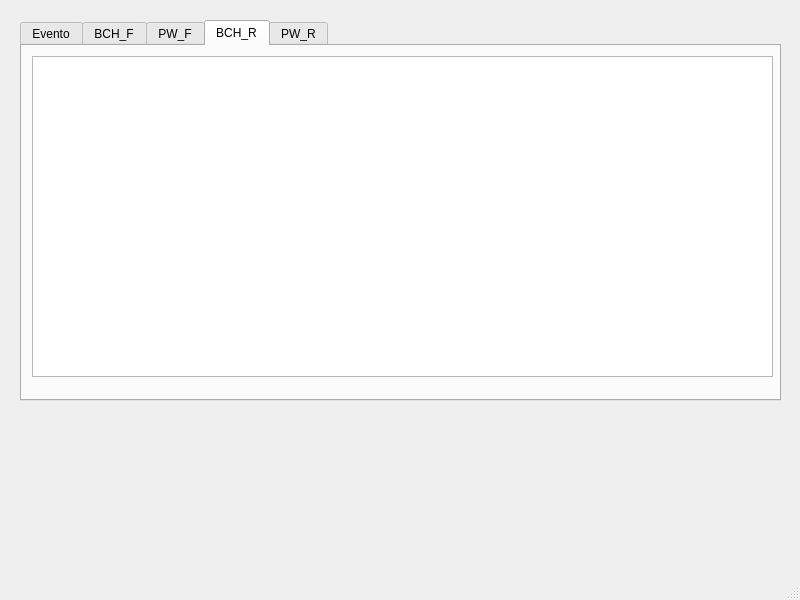
<?xml version="1.0" encoding="UTF-8"?>
<ui version="4.0">
 <class>MainWindow</class>
 <widget class="QMainWindow" name="MainWindow">
  <property name="geometry">
   <rect>
    <x>0</x>
    <y>0</y>
    <width>800</width>
    <height>600</height>
   </rect>
  </property>
  <property name="windowTitle">
   <string>MainWindow</string>
  </property>
  <widget class="QWidget" name="centralwidget">
   <widget class="QTabWidget" name="tabWidget">
    <property name="geometry">
     <rect>
      <x>20</x>
      <y>20</y>
      <width>761</width>
      <height>381</height>
     </rect>
    </property>
    <property name="currentIndex">
     <number>3</number>
    </property>
    <widget class="QWidget" name="tab">
     <attribute name="title">
      <string>Evento</string>
     </attribute>
     <widget class="QTableView" name="tableViewEventos">
      <property name="geometry">
       <rect>
        <x>15</x>
        <y>10</y>
        <width>731</width>
        <height>321</height>
       </rect>
      </property>
     </widget>
    </widget>
    <widget class="QWidget" name="tab_3">
     <attribute name="title">
      <string>BCH_F</string>
     </attribute>
     <widget class="QTableView" name="tableViewFallasBCH">
      <property name="geometry">
       <rect>
        <x>15</x>
        <y>11</y>
        <width>731</width>
        <height>321</height>
       </rect>
      </property>
     </widget>
    </widget>
    <widget class="QWidget" name="tab_4">
     <attribute name="title">
      <string>PW_F</string>
     </attribute>
     <widget class="QTableView" name="tableViewFallasPW">
      <property name="geometry">
       <rect>
        <x>15</x>
        <y>11</y>
        <width>731</width>
        <height>321</height>
       </rect>
      </property>
     </widget>
    </widget>
    <widget class="QWidget" name="tab_5">
     <attribute name="title">
      <string>BCH_R</string>
     </attribute>
     <widget class="QTableView" name="tableViewBCHR">
      <property name="geometry">
       <rect>
        <x>10</x>
        <y>10</y>
        <width>741</width>
        <height>321</height>
       </rect>
      </property>
     </widget>
    </widget>
    <widget class="QWidget" name="tab_2">
     <attribute name="title">
      <string>PW_R</string>
     </attribute>
     <widget class="QTableView" name="tableViewPWR">
      <property name="geometry">
       <rect>
        <x>10</x>
        <y>10</y>
        <width>741</width>
        <height>321</height>
       </rect>
      </property>
     </widget>
    </widget>
   </widget>
  </widget>
  <widget class="QMenuBar" name="menubar">
   <property name="geometry">
    <rect>
     <x>0</x>
     <y>0</y>
     <width>800</width>
     <height>25</height>
    </rect>
   </property>
  </widget>
  <widget class="QStatusBar" name="statusbar"/>
 </widget>
 <resources/>
 <connections/>
</ui>
